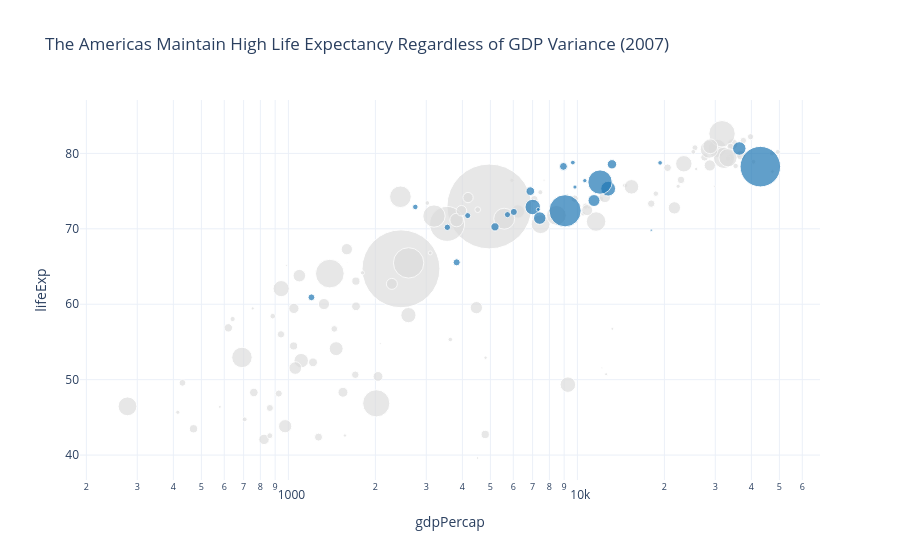

Here is the notebook cell this chart was saved with:
### Markdown cell above
## Task 2 — Bubble chart: tell a story

**What to build:** A bubble chart (full 2007 dataset, all countries) where:
- x = GDP per capita (log scale)
- y = life expectancy
- size = population
- colour = ONE continent highlighted (your choice), all others grey
- At least one annotation explaining the highlighted group's story

> This is the grey-and-highlight technique applied to a bubble chart.

### Code cell
# Task 2
# YOUR CODE HERE
# Task 2: Highlighting the Americas in the Global 2007 Dataset
df_2007 = df[df['year'] == 2007].copy()

# Create a color mapping: Americas in Blue, everything else in Grey
# Rule 2: Use grey all + highlight one
df_2007['highlight'] = df_2007['continent'].apply(lambda x: 'Americas' if x == 'Americas' else 'Other')

fig = px.scatter(
    df_2007, 
    x="gdpPercap", 
    y="lifeExp",
    size="pop",            # Rule 3: Size by population
    color="highlight",     # Highlighted category
    hover_name="country",
    size_max=60,           # Rule 3: Set size_max
    log_x=True,            # Rule 4: Log scale for GDP
    color_discrete_map={'Americas': '#1f77b4', 'Other': '#DDDDDD'}, # Blue vs Grey
    title="The Americas Maintain High Life Expectancy Regardless of GDP Variance (2007)",
    template="plotly_white"
)

# Rule 5: Annotation explaining the story
fig.add_annotation(
    x=4000, y=78,
    text="Most American nations achieve high life expectancy<br>despite lower GDP relative to Europe.",
    showarrow=True, arrowhead=1,
    font=dict(size=12, color="#1f77b4"),
    align="left"
)

fig.update_layout(showlegend=False) # Legend is unnecessary with direct highlighting
fig.show()

### Figure 1 — Plotly figure (JSON) as saved in the notebook; plotly's stock layout.template omitted (floating-point values rounded to 4 significant figures)
{"data": [{"hovertemplate": "<b>%{hovertext}</b><br><br>highlight=Other<br>gdpPercap=%{x}<br>lifeExp=%{y}<br>pop=%{marker.size}<extra></extra>", "hovertext": ["Afghanistan", "Albania", "Algeria", "Angola", "Australia", "Austria", "Bahrain", "Bangladesh", "Belgium", "Benin", "Bosnia and Herzegovina", "Botswana", "Bulgaria", "Burkina Faso", "Burundi", "Cambodia", "Cameroon", "Central African Republic", "Chad", "China", "Comoros", "Congo, Dem. Rep.", "Congo, Rep.", "Cote d'Ivoire", "Croatia", "Czech Republic", "Denmark", "Djibouti", "Egypt", "Equatorial Guinea", "Eritrea", "Ethiopia", "Finland", "France", "Gabon", "Gambia", "Germany", "Ghana", "Greece", "Guinea", "Guinea-Bissau", "Hong Kong, China", "Hungary", "Iceland", "India", "Indonesia", "Iran", "Iraq", "Ireland", "Israel", "Italy", "Japan", "Jordan", "Kenya", "Korea, Dem. Rep.", "Korea, Rep.", "Kuwait", "Lebanon", "Lesotho", "Liberia", "Libya", "Madagascar", "Malawi", "Malaysia", "Mali", "Mauritania", "Mauritius", "Mongolia", "Montenegro", "Morocco", "Mozambique", "Myanmar", "Namibia", "Nepal", "Netherlands", "New Zealand", "Niger", "Nigeria", "Norway", "Oman", "Pakistan", "Philippines", "Poland", "Portugal", "Reunion", "Romania", "Rwanda", "Sao Tome and Principe", "Saudi Arabia", "Senegal", "Serbia", "Sierra Leone", "Singapore", "Slovak Republic", "Slovenia", "Somalia", "South Africa", "Spain", "Sri Lanka", "Sudan", "Swaziland", "Sweden", "Switzerland", "Syria", "Taiwan", "Tanzania", "Thailand", "Togo", "Tunisia", "Turkey", "Uganda", "United Kingdom", "Vietnam", "West Bank and Gaza", "Yemen, Rep.", "Zambia", "Zimbabwe"], "legendgroup": "Other", "marker": {"color": "#DDDDDD", "size": [31889923, 3600523, 33333216, 12420476, 20434176, 8199783, 708573, 150448339, 10392226, 8078314, 4552198, 1639131, 7322858, 14326203, 8390505, 14131858, 17696293, 4369038, 10238807, 1318683096, 710960, 64606759, 3800610, 18013409, 4493312, 10228744, 5468120, 496374, 80264543, 551201, 4906585, 76511887, 5238460, 61083916, 1454867, 1688359, 82400996, 22873338, 10706290, 9947814, 1472041, 6980412, 9956108, 301931, 1110396331, 223547000, 69453570, 27499638, 4109086, 6426679, 58147733, 127467972, 6053193, 35610177, 23301725, 49044790, 2505559, 3921278, 2012649, 3193942, 6036914, 19167654, 13327079, 24821286, 12031795, 3270065, 1250882, 2874127, 684736, 33757175, 19951656, 47761980, 2055080, 28901790, 16570613, 4115771, 12894865, 135031164, 4627926, 3204897, 169270617, 91077287, 38518241, 10642836, 798094, 22276056, 8860588, 199579, 27601038, 12267493, 10150265, 6144562, 4553009, 5447502, 2009245, 9118773, 43997828, 40448191, 20378239, 42292929, 1133066, 9031088, 7554661, 19314747, 23174294, 38139640, 65068149, 5701579, 10276158, 71158647, 29170398, 60776238, 85262356, 4018332, 22211743, 11746035, 12311143], "sizemode": "area", "sizeref": 366300.0, "symbol": "circle"}, "mode": "markers", "name": "Other", "orientation": "v", "showlegend": true, "type": "scatter", "x": [974.6, 5937.0, 6223.0, 4797.0, 34440.0, 36130.0, 29800.0, 1391.0, 33690.0, 1441.0, 7446.0, 12570.0, 10680.0, 1217.0, 430.1, 1714.0, 2042.0, 706.0, 1704.0, 4959.0, 986.1, 277.6, 3633.0, 1545.0, 14620.0, 22830.0, 35280.0, 2082.0, 5581.0, 12150.0, 641.4, 690.8, 33210.0, 30470.0, 13210.0, 752.7, 32170.0, 1328.0, 27540.0, 942.7, 579.2, 39720.0, 18010.0, 36180.0, 2452.0, 3541.0, 11610.0, 4471.0, 40680.0, 25520.0, 28570.0, 31660.0, 4519.0, 1463.0, 1593.0, 23350.0, 47310.0, 10460.0, 1569.0, 414.5, 12060.0, 1045.0, 759.3, 12450.0, 1043.0, 1803.0, 10960.0, 3096.0, 9254.0, 3820.0, 823.7, 944.0, 4811.0, 1091.0, 36800.0, 25190.0, 619.7, 2014.0, 49360.0, 22320.0, 2606.0, 3190.0, 15390.0, 20510.0, 7670.0, 10810.0, 863.1, 1598.0, 21650.0, 1712.0, 9787.0, 862.5, 47140.0, 18680.0, 25770.0, 926.1, 9270.0, 28820.0, 3970.0, 2602.0, 4513.0, 33860.0, 37510.0, 4185.0, 28720.0, 1107.0, 7458.0, 883.0, 7093.0, 8458.0, 1056.0, 33200.0, 2442.0, 3025.0, 2281.0, 1271.0, 469.7], "xaxis": "x", "y": [43.83, 76.42, 72.3, 42.73, 81.23, 79.83, 75.64, 64.06, 79.44, 56.73, 74.85, 50.73, 73.0, 52.3, 49.58, 59.72, 50.43, 44.74, 50.65, 72.96, 65.15, 46.46, 55.32, 48.33, 75.75, 76.49, 78.33, 54.79, 71.34, 51.58, 58.04, 52.95, 79.31, 80.66, 56.73, 59.45, 79.41, 60.02, 79.48, 56.01, 46.39, 82.21, 73.34, 81.76, 64.7, 70.65, 70.96, 59.55, 78.89, 80.75, 80.55, 82.6, 72.53, 54.11, 67.3, 78.62, 77.59, 71.99, 42.59, 45.68, 73.95, 59.44, 48.3, 74.24, 54.47, 64.16, 72.8, 66.8, 74.54, 71.16, 42.08, 62.07, 52.91, 63.78, 79.76, 80.2, 56.87, 46.86, 80.2, 75.64, 65.48, 71.69, 75.56, 78.1, 76.44, 72.48, 46.24, 65.53, 72.78, 63.06, 74.0, 42.57, 79.97, 74.66, 77.93, 48.16, 49.34, 80.94, 72.4, 58.56, 39.61, 80.88, 81.7, 74.14, 78.4, 52.52, 70.62, 58.42, 73.92, 71.78, 51.54, 79.42, 74.25, 73.42, 62.7, 42.38, 43.49], "yaxis": "y"}, {"hovertemplate": "<b>%{hovertext}</b><br><br>highlight=Americas<br>gdpPercap=%{x}<br>lifeExp=%{y}<br>pop=%{marker.size}<extra></extra>", "hovertext": ["Argentina", "Bolivia", "Brazil", "Canada", "Chile", "Colombia", "Costa Rica", "Cuba", "Dominican Republic", "Ecuador", "El Salvador", "Guatemala", "Haiti", "Honduras", "Jamaica", "Mexico", "Nicaragua", "Panama", "Paraguay", "Peru", "Puerto Rico", "Trinidad and Tobago", "United States", "Uruguay", "Venezuela"], "legendgroup": "Americas", "marker": {"color": "#1f77b4", "size": [40301927, 9119152, 190010647, 33390141, 16284741, 44227550, 4133884, 11416987, 9319622, 13755680, 6939688, 12572928, 8502814, 7483763, 2780132, 108700891, 5675356, 3242173, 6667147, 28674757, 3942491, 1056608, 301139947, 3447496, 26084662], "sizemode": "area", "sizeref": 366300.0, "symbol": "circle"}, "mode": "markers", "name": "Americas", "orientation": "v", "showlegend": true, "type": "scatter", "x": [12780.0, 3822.0, 9066.0, 36320.0, 13170.0, 7007.0, 9645.0, 8948.0, 6025.0, 6873.0, 5728.0, 5186.0, 1202.0, 3548.0, 7321.0, 11980.0, 2749.0, 9809.0, 4173.0, 7409.0, 19330.0, 18010.0, 42950.0, 10610.0, 11420.0], "xaxis": "x", "y": [75.32, 65.55, 72.39, 80.65, 78.55, 72.89, 78.78, 78.27, 72.23, 74.99, 71.88, 70.26, 60.92, 70.2, 72.57, 76.19, 72.9, 75.54, 71.75, 71.42, 78.75, 69.82, 78.24, 76.38, 73.75], "yaxis": "y"}], "layout": {"annotations": [{"align": "left", "arrowhead": 1, "font": {"color": "#1f77b4", "size": 12}, "showarrow": true, "text": "Most American nations achieve high life expectancy<br>despite lower GDP relative to Europe.", "x": 4000, "y": 78}], "legend": {"itemsizing": "constant", "title": {"text": "highlight"}, "tracegroupgap": 0}, "showlegend": false, "title": {"text": "The Americas Maintain High Life Expectancy Regardless of GDP Variance (2007)"}, "xaxis": {"anchor": "y", "domain": [0, 1], "title": {"text": "gdpPercap"}, "type": "log"}, "yaxis": {"anchor": "x", "domain": [0, 1], "title": {"text": "lifeExp"}}}}
